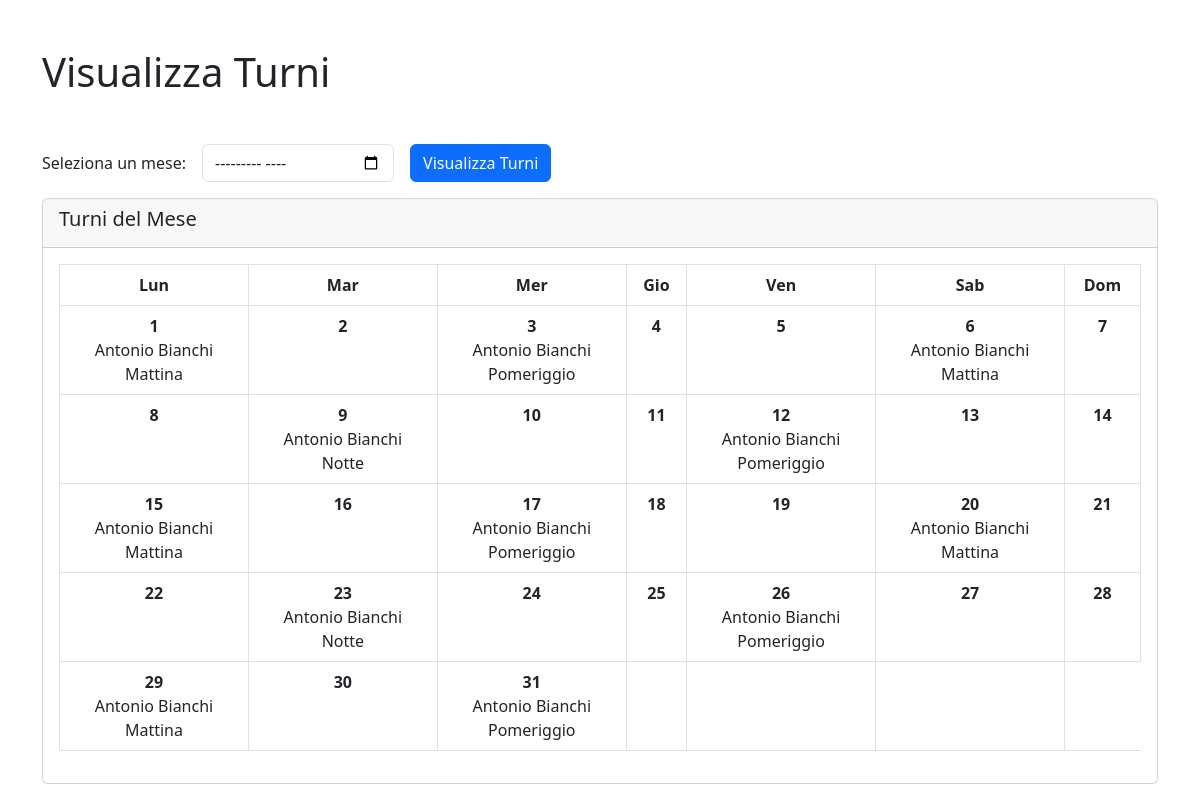
The page /src/view/medico/visualizza_turni.php?nBadge=M001 on the database its author committed.
### tables this page shows
CREATE TABLE `turnomedico` (
  `nBadge` varchar(6) NOT NULL,
  `data` date NOT NULL,
  `tipoTurno` varchar(2) NOT NULL
);

CREATE TABLE `medico` (
  `nBadge` varchar(6) NOT NULL,
  `tipologia` varchar(11) NOT NULL,
  `nome` varchar(20) NOT NULL,
  `cognome` varchar(20) NOT NULL,
  `CF` varchar(16) DEFAULT NULL,
  `emailAziendale` varchar(300) NOT NULL,
  `dataNascita` date NOT NULL,
  `luogoNascita` varchar(20) NOT NULL,
  `recapitoTelefonico` int(20) NOT NULL,
  `password` varchar(255) NOT NULL,
  `inizioRapporto` date NOT NULL,
  `fineRapporto` date DEFAULT NULL,
  `idAmministratore` varchar(6) NOT NULL
);

### src/includes/database.php (called while the page is built, shortened)
<?php
function get_turni_medico($mysqli, $nBadge, $mese) {
    $query = "
        SELECT tm.nBadge, m.nome, m.cognome, tm.data, tm.tipoTurno
        FROM turnomedico tm
        JOIN medico m ON tm.nBadge = m.nBadge
        WHERE tm.nBadge = ? AND MONTH(tm.data) = ?
    ";
    $stmt = mysqli_prepare($mysqli, $query);
    mysqli_stmt_bind_param($stmt, 'ss', $nBadge, $mese);
    mysqli_stmt_execute($stmt);
    $result = mysqli_stmt_get_result($stmt);
    $turni = [];
    while ($row = mysqli_fetch_assoc($result)) {
        $turni[] = $row;
    }
    return $turni;
}

### src/view/medico/visualizza_turni.php (the view, shortened to what this page needs)
<?php
include_once("../../includes/database.php");
$turni = [];
$nBadge = $_GET['nBadge'];
if ($_SERVER["REQUEST_METHOD"] == "POST") {
    if (isset($_POST['mese'])) {
        $mese = date("m", strtotime($_POST['mese']));
        $anno = date("Y", strtotime($_POST['mese']));
        $turni = get_turni_medico($con, $nBadge, $mese, $anno);
    } else {
        $mese = date("m");
        $anno = date("Y");
        $turni = get_turni_medico($con, $nBadge, $mese, $anno);
    }
} else {
    $mese = date("m");
    $anno = date("Y");
    $turni = get_turni_medico($con, $nBadge, $mese, $anno);
}
function generate_calendar($mese, $anno, $turni) {
    $daysInMonth = date("t", strtotime("$anno-$mese-01"));
    $firstDayOfMonth = date("N", strtotime("$anno-$mese-01"));
    $calendar = '<table class="table table-bordered"><thead><tr>';
    $daysOfWeek = ['Lun', 'Mar', 'Mer', 'Gio', 'Ven', 'Sab', 'Dom'];
    foreach ($daysOfWeek as $day) {
        $calendar .= "<th>$day</th>";
    }
    $calendar .= '</tr></thead><tbody><tr>';
    for ($i = 1; $i < $firstDayOfMonth; $i++) {
        $calendar .= '<td></td>';
    }
    for ($day = 1; $day <= $daysInMonth; $day++) {
        $date = sprintf("%04d-%02d-%02d", $anno, $mese, $day);
        $turniPerGiorno = array_filter($turni, function($turno) use ($date) {
            return $turno['data'] == $date;
        });
        $mattinaTurni = [];
        $pomeriggioTurni = [];
        $notteTurni = [];
        foreach ($turniPerGiorno as $turno) {
            switch ($turno['tipoTurno']) {
                case 'M':
                    $mattinaTurni[] = $turno;
                    break;
                case 'P':
                    $pomeriggioTurni[] = $turno;
                    break;
                case 'N':
                    $notteTurni[] = $turno;
                    break;
            }
        }
        $calendar .= '<td>';
        $calendar .= "<strong>$day</strong><br>";
        foreach ($mattinaTurni as $turno) {
            $calendar .= htmlspecialchars($turno['nome'] . ' ' . $turno['cognome']) . "<br>Mattina<br>";
        }
        foreach ($pomeriggioTurni as $turno) {
            $calendar .= htmlspecialchars($turno['nome'] . ' ' . $turno['cognome']) . "<br>Pomeriggio<br>";
        }
        foreach ($notteTurni as $turno) {
            $calendar .= htmlspecialchars($turno['nome'] . ' ' . $turno['cognome']) . "<br>Notte<br>";
        }
        $calendar .= '</td>';
        if (($day + $firstDayOfMonth - 1) % 7 == 0) {
            $calendar .= '</tr><tr>';
        }
    }
    while (($day + $firstDayOfMonth - 1) % 7 != 0) {
        $calendar .= '<td></td>';
        $day++;
    }
    $calendar .= '</tr></tbody></table>';
    return $calendar;
}
?>
<!DOCTYPE html>
<html lang="en">
<head>
    <link rel="stylesheet" href="../../css/righeTabella.css">
    <link href="https://cdn.jsdelivr.net/npm/bootstrap@5.3.0-alpha1/dist/css/bootstrap.min.css" rel="stylesheet">
</head>
<body>
    <div class="container py-5">
        <h1 class="mb-5">Visualizza Turni</h1>
        <form action="" method="post" class="mb-3">
            <div class="row g-3">
                <div class="col-auto">
                    <label for="mese" class="col-form-label">Seleziona un mese:</label>
                </div>
                <div class="col-auto">
                    <input type="month" id="mese" name="mese" class="form-control">
                </div>
                <div class="col-auto">
                    <button type="submit" class="btn btn-primary">Visualizza Turni</button>
                </div>
            </div>
        </form>
        <div class="card">
            <div class="card-header">
                <h5 class="card-title">Turni del Mese</h5>
            </div>
            <div class="card-body">
                <?php echo generate_calendar($mese, $anno, $turni); ?>
            </div>
        </div>
    </div>
</body>
</html>

### src/view/medico/visualizza_turni.php (style rules this page uses)
table { width: 100%; border-collapse: collapse; }
th, td { text-align: center; padding: 10px; }
th { background-color: #f8f9fa; }
td { border: 1px solid #dee2e6; vertical-align: top; }

### rows shown on the page
turnomedico: nBadge.cognome "Antonio Bianchi"
turnomedico: nBadge.cognome "Antonio Bianchi"
turnomedico: nBadge.cognome "Antonio Bianchi"
turnomedico: nBadge.cognome "Antonio Bianchi"
turnomedico: nBadge.cognome "Antonio Bianchi"
turnomedico: nBadge.cognome "Antonio Bianchi"
turnomedico: nBadge.cognome "Antonio Bianchi"
turnomedico: nBadge.cognome "Antonio Bianchi"
turnomedico: nBadge.cognome "Antonio Bianchi"
turnomedico: nBadge.cognome "Antonio Bianchi"
turnomedico: nBadge.cognome "Antonio Bianchi"
turnomedico: nBadge.cognome "Antonio Bianchi"

### other values the page prints
$day "Lun"
$day "Mar"
$day "Mer"
$day "Gio"
$day "Ven"
$day "Sab"
$day "Dom"
